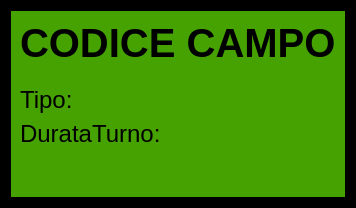
<?xml version="1.0" encoding="UTF-8"?>
<ui version="4.0">
 <class>Servizio</class>
 <widget class="QWidget" name="Servizio">
  <property name="geometry">
   <rect>
    <x>0</x>
    <y>0</y>
    <width>356</width>
    <height>208</height>
   </rect>
  </property>
  <property name="windowTitle">
   <string>Campo</string>
  </property>
  <property name="styleSheet">
   <string notr="true">background-color: rgb(0, 0, 0);</string>
  </property>
  <layout class="QGridLayout" name="gridLayout">
   <item row="0" column="0" alignment="Qt::AlignHCenter|Qt::AlignVCenter">
    <widget class="QWidget" name="widget" native="true">
     <property name="styleSheet">
      <string notr="true">background-color: rgb(69, 162, 0);</string>
     </property>
     <layout class="QGridLayout" name="gridLayout_2">
      <item row="0" column="0">
       <layout class="QVBoxLayout" name="verticalLayout">
        <item>
         <widget class="QLabel" name="labelCodice">
          <property name="font">
           <font>
            <pointsize>30</pointsize>
            <weight>75</weight>
            <bold>true</bold>
           </font>
          </property>
          <property name="text">
           <string>CODICE CAMPO</string>
          </property>
         </widget>
        </item>
        <item>
         <spacer name="verticalSpacer">
          <property name="orientation">
           <enum>Qt::Vertical</enum>
          </property>
          <property name="sizeHint" stdset="0">
           <size>
            <width>20</width>
            <height>40</height>
           </size>
          </property>
         </spacer>
        </item>
        <item>
         <widget class="QLabel" name="labelTipo">
          <property name="font">
           <font>
            <pointsize>18</pointsize>
           </font>
          </property>
          <property name="text">
           <string>Tipo:</string>
          </property>
         </widget>
        </item>
        <item>
         <widget class="QLabel" name="labelDurataTurno">
          <property name="font">
           <font>
            <pointsize>18</pointsize>
           </font>
          </property>
          <property name="text">
           <string>DurataTurno:</string>
          </property>
         </widget>
        </item>
        <item>
         <spacer name="verticalSpacer_2">
          <property name="orientation">
           <enum>Qt::Vertical</enum>
          </property>
          <property name="sizeType">
           <enum>QSizePolicy::Fixed</enum>
          </property>
          <property name="sizeHint" stdset="0">
           <size>
            <width>20</width>
            <height>40</height>
           </size>
          </property>
         </spacer>
        </item>
       </layout>
      </item>
     </layout>
    </widget>
   </item>
  </layout>
 </widget>
 <resources/>
 <connections/>
</ui>
